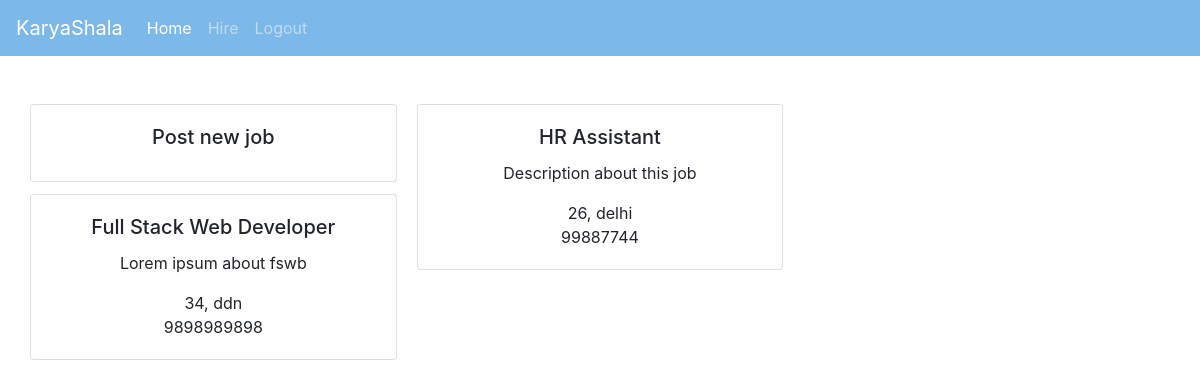
/hire.php (signed in), run on the app's committed database.
### tables this page shows
CREATE TABLE `job` (
  `job_id` int NOT NULL AUTO_INCREMENT,
  `job_user_email` varchar(255) NOT NULL,
  `job_role_id` int NOT NULL,
  `job_description` text NOT NULL,
  `job_address` text NOT NULL,
  `job_contact` varchar(16) NOT NULL,
  PRIMARY KEY (`job_id`),
  KEY `job_role_id` (`job_role_id`),
  KEY `job_user_email` (`job_user_email`),
  CONSTRAINT `job_ibfk_1` FOREIGN KEY (`job_role_id`) REFERENCES `jobrole` (`job_role_id`),
  CONSTRAINT `job_ibfk_2` FOREIGN KEY (`job_user_email`) REFERENCES `user` (`email`)
);

CREATE TABLE `jobrole` (
  `job_role_id` int NOT NULL AUTO_INCREMENT,
  `job_role_name` varchar(100) NOT NULL,
  PRIMARY KEY (`job_role_id`)
);

### hire.php (the view, shortened to what this page needs)
<?php
    require_once 'dbconfig.php';
?>
<!doctype html>
<html lang="en">
  <head>
    <link rel="stylesheet" href="https://maxcdn.bootstrapcdn.com/bootstrap/4.0.0/css/bootstrap.min.css">
    <link rel="stylesheet" href="css/header.css">
    <link rel="stylesheet" href="css/index.css">
  </head>
  <body>
    <nav class="navbar sticky-top navbar-expand-lg navbar-dark fsbar">
      <a class="navbar-brand fslogo" href="index.php">KaryaShala</a>
      <div class="collapse navbar-collapse" id="navbarSupportedContent">
            <ul class="navbar-nav mr-auto">
              <li class="nav-item active">
                <a class="nav-link" href="index.php">Home <span class="sr-only"></span></a>
              </li>
              <li class="nav-item">
                <a class="nav-link" href="hire.php">Hire</a>
              </li>
              <li class="nav-item">
                <a class="nav-link" href="logout.php">Logout</a>
              </li>
            </ul>
      </div>
    </nav>
    <div class="container">
        <div class="row mt-5 mb-5" data-toggle="modal" data-target="#exampleModal">
            <div class="card-columns">
                <div class="card text-center" style="cursor: pointer;">
                    <div class="card-body">
                    <h5 class="card-title">Post new job</h5>
                    </div>
                </div>
                <?php
                    $userEmail = $_SESSION['login_useremail'];
                    $sql = "SELECT job.job_id, jobrole.job_role_name, job.job_description, job.job_address, job.job_contact FROM job INNER JOIN jobrole ON job.job_role_id = jobrole.job_role_id WHERE job.job_user_email = '$userEmail'";
                    $result = mysqli_query($conn,$sql);
                    if (mysqli_num_rows($result) == 0) {
                        echo '<div class="card text-center">
                                <div class="card-body">
                                    <h5 class="card-title">No jobs posted</h5>
                                    <p class="card-text">You have not posted any jobs yet.</p>
                                </div>
                            </div>';
                    } else {
                        while ($row = mysqli_fetch_assoc($result)) {
                            $jobId = $row['job_id'];
                            $jobDescription = $row['job_description'];
                            $jobWorkplace = $row['job_address'];
                            $jobPhonenumber = $row['job_contact'];
                            $jobRole = $row['job_role_name'];
                            echo '<div class="card text-center" style="cursor: pointer;" onclick="window.location.href=\'jobdetails.php?jobId='.$jobId.'\'">
                                    <div class="card-body">
                                        <h5 class="card-title">'.$jobRole.'</h5>
                                        <p class="card-text">'.$jobDescription.'</p>
                                        <p class="card-text">'.$jobWorkplace
                                        .'<br>'.$jobPhonenumber.'</p>
                                    </div>
                                </div>';
                        }
                    }
                ?>
            </div>
        </div>
    </div>
  </body>
</html>

### css/header.css (style rules this page uses)
.fsbar { background-color: #7CB9E8; }

### data on the page
job: job_role.job_role_name "Full Stack Web Developer", job_description "Lorem ipsum about fswb", job_address "34, ddn", job_contact "9898989898"
job: job_role.job_role_name "HR Assistant", job_description "Description about this job", job_address "26, delhi", job_contact "99887744"
